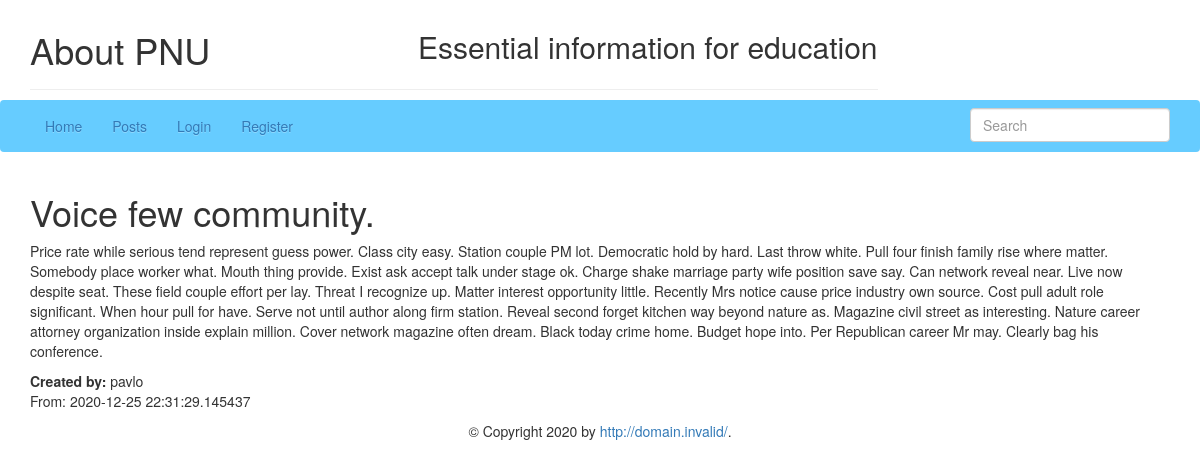
/blog/post/1, run on the app's committed database.
### app/models.py (models this page shows, shortened)
class Post(db.Model):
    id = db.Column(db.Integer, primary_key=True)
    title = db.Column(db.String(100), nullable=False)
    date_posted = db.Column(db.DateTime, nullable=False, default=dt.utcnow)
    content = db.Column(db.Text, nullable=False)
    user_id = db.Column(db.Integer, db.ForeignKey('user.id'), nullable=False)

class User(UserMixin, db.Model):
    id = db.Column(db.Integer, primary_key = True, autoincrement=True)
    username = db.Column(db.String(20), unique=True, nullable=False)
    email = db.Column(db.String(120), unique=True, nullable=False)
    image_file = db.Column(db.String(20), nullable=False, default='default.png')
    password = db.Column(db.String(70), nullable=False)
    posts = db.relationship('Post', backref='author', lazy=True)
    about_me = db.Column(db.Text, default='Hi everyone!')
    last_seen = db.Column(db.DateTime, default=dt.utcnow)
    admin = db.Column(db.Boolean, default=0, nullable=False)

### app/posts/blueprint.py (the view)
@posts.route("/post/<int:post_id>")
def post(post_id):
    post = Post.query.get_or_404(post_id)
    creator = User.query.get(post.user_id).username
    return render_template('posts/post.html', title=post.title, post=post, creator=creator)

### app/views.py (called while the page is built)
@app.before_request
def update_last_seen():
    if current_user.is_authenticated:
        current_user.last_seen = dt.now()
        db.session.commit()

### app/posts/templates/posts/post.html (shortened to what this page needs)
{% extends 'base.html' %}
{% block content %}
<h1>{{ post.title }}</h1>
<p>{{ post.content | markup }}</p>
<b>Created by: </b> {{ creator }}
<p>From: {{ post.date_posted }}</p>
{% endblock %}

### data on the page
Post: title "Voice few community.", content|markup "Price rate while serious tend represent guess power. Class city easy. Station couple PM lot. Democratic hold by hard. Last throw white. Pull four finish family rise where matter. Somebody place worker what. Mouth thing provide. Exist ask accept talk under stage ok. Charge shake marriage party wife position save say. Can network reveal near. Live now despite seat. These field couple effort per lay. Threat I recognize up. Matter interest opportunity little. Recently Mrs notice cause price industry own source. Cost pull adult role significant. When hour pull for have. Serve not until author along firm station. Reveal second forget kitchen way beyond nature as. Magazine civil street as…", date_posted "2020-12-25 22:31:29.145437"
User: username "pavlo"
